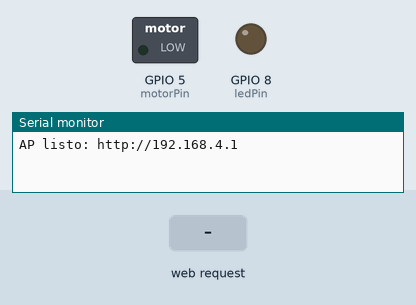
The sketch below on a simulated ESP32-S3. Parts: switched loads named in the sketch (green lamp = pin HIGH), output pins drawn as LEDs (lit = HIGH), the last lines printed to the serial monitor. The inputs (shaded band) are chosen by the test bench.

Above: at 1.2 s.
1.3 s: HTTP request GET /set?value=1 received
At 2.5 s:
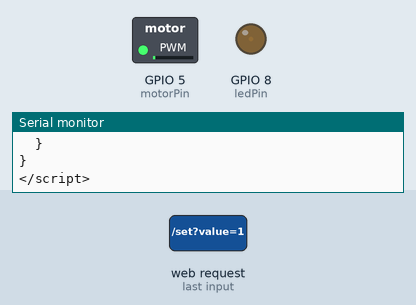
2.8 s: HTTP request GET /set?value=120 received
At 3.8 s:
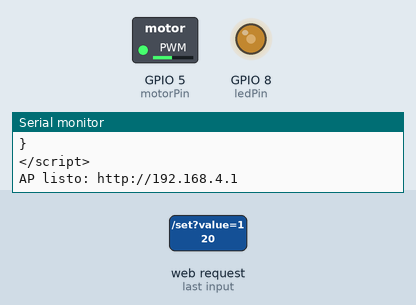
4.3 s: HTTP request GET /set?value=0 received
At 5.0 s:
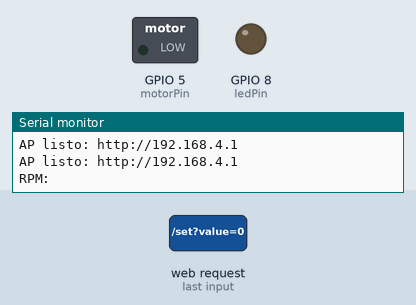
Timing chart, 0 to 7.3 s (numbered marks = the images above; inputs shaded):
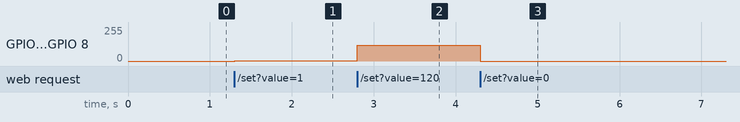

The sketch:

flight_test.ino
```cpp
//Archivo de prueba de vuelo
//al incrementar el pwm cambia el color

#include <WiFi.h>
#include <WebServer.h>

const char* ssid = "Mark01_Net";
const char* password = "droneproject";

WebServer server(80);

const int motorPin = 5;
const int ledPin = 8;
int pwmValue = 0;

void handleRoot() {
  #ifdef RGB_BUILTIN
  int rpm = map(pwmValue, 0, 255, 0, 25000);
  Serial.println("AP listo: http://192.168.4.1");
  Serial.println("RPM: " + rpm);
  if (pwmValue ==0){
        rgbLedWrite(RGB_BUILTIN, 0, 0, 0);  // Off / black
  }
  if(pwmValue >0 & pwmValue <100){
    rgbLedWrite(RGB_BUILTIN, 0, 0, RGB_BRIGHTNESS);  // Blue
  }
  if(pwmValue >=100 & pwmValue <200){
    rgbLedWrite(RGB_BUILTIN, 0, RGB_BRIGHTNESS, 0);  // Green
  }
  if (pwmValue >199){
    rgbLedWrite(RGB_BUILTIN, RGB_BRIGHTNESS, 0, 0);  // Red
  }
  #endif
  String scriptGauge = R"rawliteral(
<script>
class Gauge {
  constructor(t) {
    this.maxValue = t.maxValue || 100;
    this.minValue = t.minValue || 0;
    this.value = this.minValue;
    this.speed = t.animationSpeed || 32;
    this.canvas = t.renderTo;
    this.ctx = this.canvas.getContext("2d");
    this.draw();
  }
  set(t) {
    this.value = Math.max(this.minValue, Math.min(this.maxValue, t));
    this.draw();
  }
  draw() {
    const t = this.canvas.width / 2, e = this.canvas.height;
    const n = this.ctx, a = Math.PI * 0.75, r = Math.PI * 0.25;
    const o = this.value / (this.maxValue - this.minValue);
    n.clearRect(0, 0, this.canvas.width, this.canvas.height);
    n.beginPath();
    n.arc(t, e, 100, a, r, false);
    n.lineWidth = 20;
    n.strokeStyle = "#ccc";
    n.stroke();
    let i = a + (r - a) * o;
    n.beginPath();
    n.moveTo(t, e);
    n.lineTo(t + 90 * Math.cos(i), e + 90 * Math.sin(i));
    n.lineWidth = 4;
    n.strokeStyle = "#f00";
    n.stroke();
    n.font = "20px Arial";
    n.fillStyle = "#000";
    n.textAlign = "center";
    n.fillText(Math.round(this.value) + " RPM", t, e + 60);
  }
}
</script>
)rawliteral";

  String html = R"rawliteral(
<!DOCTYPE html>
<html>
<head>
  <title>Mark01 - Velocímetro</title>
  <meta name="viewport" content="width=device-width, initial-scale=1">
  <style>
    body { font-family: sans-serif; text-align: center; padding: 20px; background: #f5f5f5; }
    canvas { max-width: 300px; }
    .container { max-width: 400px; margin: auto; background: white; padding: 20px; border-radius: 15px; box-shadow: 0 0 10px rgba(0,0,0,0.2); }
    input[type=range] { width: 100%; margin-top: 15px; }
  </style>
</head>
<body>
  <div class="container">
    <h2>Motor A - Mark01</h2>
    <canvas id="gauge" width="300" height="150"></canvas>
    <form action="/set" method="get">
      <input type="range" min="0" max="255" name="value" value="%PWM%" oninput="sliderVal.value = this.value">
      <input type="number" name="value" id="sliderVal" min="0" max="255" value="%PWM%" onchange="this.previousElementSibling.value = this.value">
      <br><br>
      <input type="submit" value="Actualizar PWM">
    </form>
  </div>
  <script>
    const g = new Gauge({ renderTo: document.getElementById("gauge"), maxValue: 25000, animationSpeed: 32 });
    g.set(%RPM%);
  </script>
%GAUGE_SCRIPT%
</body>
</html>
)rawliteral";

  html.replace("%PWM%", String(pwmValue));
  html.replace("%RPM%", String(rpm));
  html.replace("%GAUGE_SCRIPT%", scriptGauge);
  server.send(200, "text/html", html);

}

void handleSet() {
  if (server.hasArg("value")) {
    pwmValue = constrain(server.arg("value").toInt(), 0, 255);
    analogWrite(motorPin, pwmValue);
    analogWrite(ledPin, pwmValue);
  }
  handleRoot();
}

void setup() {
  Serial.begin(115200);
  pinMode(motorPin, OUTPUT);
  pinMode(ledPin, OUTPUT);

  analogWrite(motorPin, 0);
  analogWrite(ledPin, 0);

  WiFi.softAP(ssid, password);
  Serial.println("AP listo: http://192.168.4.1");

  server.on("/", handleRoot);
  server.on("/set", handleSet);
  server.begin();
}

void loop() {
  server.handleClient();
}
```

Measured:
- after the input at 1.3 s, GPIO 5 (motorPin), GPIO 8 (ledPin): 0/255 → 1/255 at once
- after the input at 2.8 s, GPIO 5 (motorPin), GPIO 8 (ledPin): 1/255 → 120/255 at once
- after the input at 4.3 s, GPIO 5 (motorPin), GPIO 8 (ledPin): 120/255 → 0/255 at once
